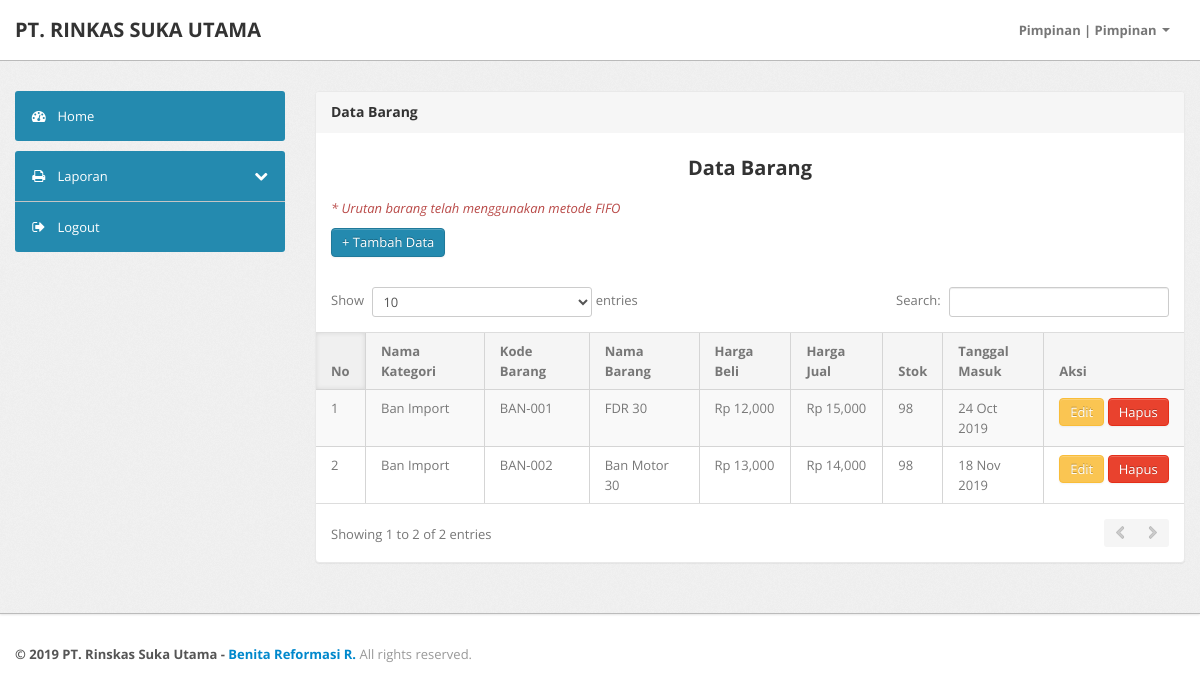
/index.php?page=data_barang (signed in), run on the app's committed database.
### tables this page shows
CREATE TABLE `tb_barang` (
  `barang_id` int(11) NOT NULL AUTO_INCREMENT,
  `kategori_id` int(11) NOT NULL,
  `barang_kode` varchar(50) NOT NULL,
  `barang_nama` varchar(50) NOT NULL,
  `barang_stok` int(11) NOT NULL,
  `barang_tgl` date NOT NULL,
  `barang_sat` varchar(50) NOT NULL,
  `barang_ket` varchar(100) NOT NULL,
  `barang_jual` int(11) NOT NULL,
  `barang_beli` int(11) NOT NULL,
  PRIMARY KEY (`barang_id`)
);

CREATE TABLE `tb_kategori` (
  `kategori_id` int(11) NOT NULL AUTO_INCREMENT,
  `kategori_nama` varchar(50) NOT NULL,
  PRIMARY KEY (`kategori_id`)
);

### koneksi.php (called while the page is built, shortened)
<?php
$no   = 1;
function rupiah($angka)
{
    $hasil_rupiah = "Rp " . number_format($angka);
    return $hasil_rupiah;
}
function tgl_indo($tanggal)
{
    $bulan = array(
        1 =>
        'Jan',
        'Feb',
        'Mar',
        'Apr',
        'Mei',
        'Jun',
        'Jul',
        'Aug',
        'Sep',
        'Oct',
        'Nov',
        'Des'
    );
    $pecahkan = explode('-', $tanggal);
    return $pecahkan[2] . ' ' . $bulan[(int) $pecahkan[1]] . ' ' . $pecahkan[0];
}

### data_barang.php (the view, shortened to what this page needs)
<div class="span9">
    <div class="content">
        <div class="module">
            <div class="module-head">
                <h3>
                    Data Barang</h3>
            </div>
            <div class="module-body">
                <h3 class="align-center">Data Barang</h3>
                <p class="text-error"><i>* Urutan barang telah menggunakan metode FIFO</i></p>
                <a class="collapsed btn btn-primary" data-toggle="collapse" href="#Tambah">+ Tambah Data</a>
            </div>
            <div class="module-body table">
                <div id="Tambah" class="collapse unstyled">
                    <form action="" method="post" class="form-horizontal row-fluid">
                    </form>
                </div>
                <table cellpadding="0" cellspacing="0" border="0" class="datatable-1 table table-bordered table-striped display" width="100%">
                    <thead>
                        <tr>
                            <th width="10">
                                No
                            </th>
                            <th>
                                Nama Kategori
                            </th>
                            <th>
                                Kode Barang
                            </th>
                            <th>
                                Nama Barang
                            </th>
                            <th>
                                Harga Beli
                            </th>
                            <th>
                                Harga Jual
                            </th>
                            <th>
                                Stok
                            </th>
                            <th width="70px">
                                Tanggal Masuk
                            </th>
                            <th width="110">
                                Aksi
                            </th>
                        </tr>
                    </thead>
                    <tbody>
                        <?php
                        $ambil = $koneksi->query("SELECT * FROM tb_barang JOIN tb_kategori ON tb_barang.kategori_id=tb_kategori.kategori_id ORDER BY tb_barang.barang_tgl ASC");
                        while ($pecah = $ambil->fetch_object()) {
                            ?>
                            <tr class="odd gradeX">
                                <td>
                                    <?php echo $no++ ?>
                                </td>
                                <td>
                                    <?php echo $pecah->kategori_nama ?>
                                </td>
                                <td>
                                    <?php echo $pecah->barang_kode ?>
                                </td>
                                <td>
                                    <?php echo $pecah->barang_nama ?>
                                </td>
                                <td>
                                    <?php echo rupiah($pecah->barang_beli) ?>
                                </td>
                                <td>
                                    <?php echo rupiah($pecah->barang_jual) ?>
                                </td>
                                <td>
                                    <?php echo $pecah->barang_stok ?>
                                </td>
                                <td>
                                    <?php echo tgl_indo($pecah->barang_tgl) ?>
                                </td>
                                <td>
                                    <a href="index.php?page=aksi_barang/barang_edit&id=<?php echo $pecah->barang_id ?>" class="btn btn-warning">Edit</a>
                                    <a href="index.php?page=aksi_barang/barang_hapus&id=<?php echo $pecah->barang_id ?>" class="btn btn-danger">Hapus</a>
                                </td>
                            </tr>
                        <?php } ?>
                    </tbody>
                </table>
            </div>
        </div>
    </div>
</div>

### data on the page
tb_barang: kategori.kategori_nama "Ban Import", barang_kode "BAN-001", barang_nama "FDR 30", barang_beli "Rp 12,000", barang_jual "Rp 15,000", barang_stok "98", barang_tgl "24 Oct 2019"
tb_barang: kategori.kategori_nama "Ban Import", barang_kode "BAN-002", barang_nama "Ban Motor 30", barang_beli "Rp 13,000", barang_jual "Rp 14,000", barang_stok "98", barang_tgl "18 Nov 2019"

### other printed values
$_SESSION['pengguna'] "Pimpinan"
$_SESSION['pengguna_level'] "Pimpinan"
